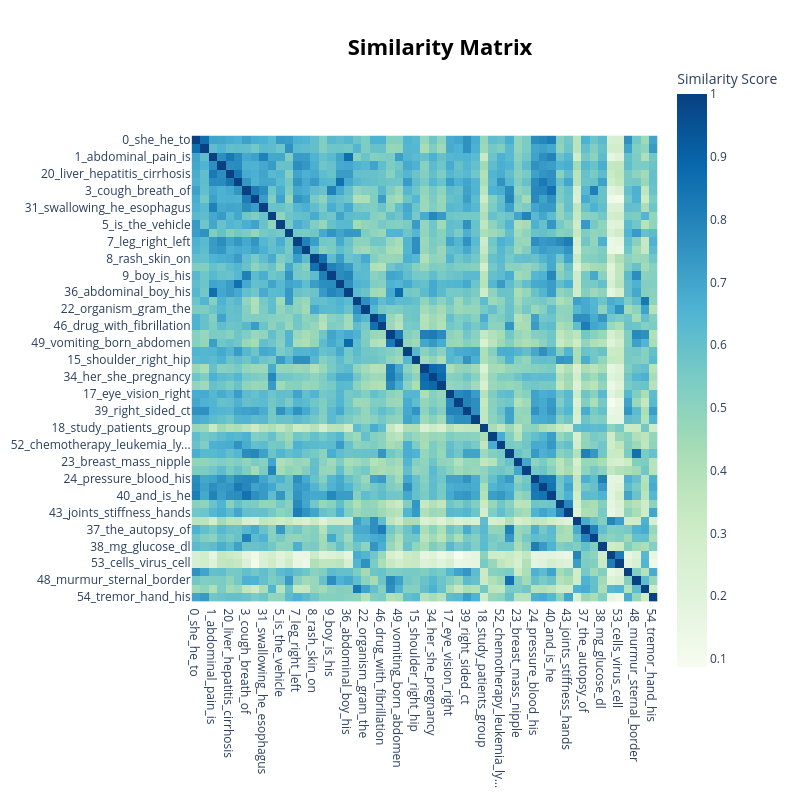

This figure's notebook cell:
### Code cell
# Topic similarity heatmap
n_show = min(30, res_bertopic['n_topics'])
topic_model.visualize_heatmap(n_clusters=n_show)

### Figure 1 — Plotly figure (JSON) as saved in the notebook; plotly's stock layout.template omitted (floating-point values rounded to 4 significant figures; data arrays with more than 128 entries replaced by an {"elided": "..."} marker saying what was removed)
{"data": [{"coloraxis": "coloraxis", "hovertemplate": "x: %{x}<br>y: %{y}<br>Similarity Score: %{z}<extra></extra>", "name": "0", "type": "heatmap", "x": ["0_she_he_to", "32_memory_she_has", "1_abdominal_pain_is", "2_urine_of_the", "20_liver_hepatitis_cirrhosis", "30_dl_count_mm3", "3_cough_breath_of", "10_chest_pain_ecg", "31_swallowing_he_esophagus", "4_she_her_menstrual", "5_is_the_vehicle", "6_his_he_mother", "7_leg_right_left", "28_back_pain_spine", "8_rash_skin_on", "29_rash_boy_the", "9_boy_is_his", "35_count_bleeding_000", "36_abdominal_boy_his", "11_genetic_of_boy", "22_organism_gram_the", "12_drug_of_the", "46_drug_with_fibrillation", "13_newborn_delivery_at", "49_vomiting_born_abdomen", "14_thyroid_neck_of", "15_shoulder_right_hip", "16_gravida_para_gestation", "34_her_she_pregnancy", "45_gestation_weeks_primigra...", "17_eye_vision_right", "27_headache_headaches_is", "39_right_sided_ct", "47_ear_hearing_tuning", "18_study_patients_group", "19_hiv_cd4_count", "52_chemotherapy_leukemia_ly...", "21_murmur_heard_sternal", "23_breast_mass_nipple", "50_pap_smear_her", "24_pressure_blood_his", "33_dl_fatigue_she", "40_and_is_he", "25_knee_pain_joint", "43_joints_stiffness_hands", "26_investigator_studying_en...", "37_the_autopsy_of", "41_fev1_of_fvc", "38_mg_glucose_dl", "42_dna_replication_amino", "53_cells_virus_cell", "44_seizure_seizures_tonic", "48_murmur_sternal_border", "51_newborn_the_infant", "54_tremor_hand_his"], "xaxis": "x", "y": ["0_she_he_to", "32_memory_she_has", "1_abdominal_pain_is", "2_urine_of_the", "20_liver_hepatitis_cirrhosis", "30_dl_count_mm3", "3_cough_breath_of", "10_chest_pain_ecg", "31_swallowing_he_esophagus", "4_she_her_menstrual", "5_is_the_vehicle", "6_his_he_mother", "7_leg_right_left", "28_back_pain_spine", "8_rash_skin_on", "29_rash_boy_the", "9_boy_is_his", "35_count_bleeding_000", "36_abdominal_boy_his", "11_genetic_of_boy", "22_organism_gram_the", "12_drug_of_the", "46_drug_with_fibrillation", "13_newborn_delivery_at", "49_vomiting_born_abdomen", "14_thyroid_neck_of", "15_shoulder_right_hip", "16_gravida_para_gestation", "34_her_she_pregnancy", "45_gestation_weeks_primigra...", "17_eye_vision_right", "27_headache_headaches_is", "39_right_sided_ct", "47_ear_hearing_tuning", "18_study_patients_group", "19_hiv_cd4_count", "52_chemotherapy_leukemia_ly...", "21_murmur_heard_sternal", "23_breast_mass_nipple", "50_pap_smear_her", "24_pressure_blood_his", "33_dl_fatigue_she", "40_and_is_he", "25_knee_pain_joint", "43_joints_stiffness_hands", "26_investigator_studying_en...", "37_the_autopsy_of", "41_fev1_of_fvc", "38_mg_glucose_dl", "42_dna_replication_amino", "53_cells_virus_cell", "44_seizure_seizures_tonic", "48_murmur_sternal_border", "51_newborn_the_infant", "54_tremor_hand_his"], "yaxis": "y", "z": {"elided": "55x55 float values"}}], "layout": {"coloraxis": {"colorbar": {"title": {"text": "Similarity Score"}}, "colorscale": [[0, "rgb(247,252,240)"], [0.125, "rgb(224,243,219)"], [0.25, "rgb(204,235,197)"], [0.375, "rgb(168,221,181)"], [0.5, "rgb(123,204,196)"], [0.625, "rgb(78,179,211)"], [0.75, "rgb(43,140,190)"], [0.875, "rgb(8,104,172)"], [1, "rgb(8,64,129)"]]}, "height": 800, "hoverlabel": {"bgcolor": "white", "font": {"family": "Rockwell", "size": 16}}, "legend": {"title": {"text": "Trend"}}, "margin": {"t": 60}, "showlegend": true, "title": {"font": {"color": "Black", "size": 22}, "text": "<b>Similarity Matrix</b>", "x": 0.55, "xanchor": "center", "y": 0.95, "yanchor": "top"}, "width": 800, "xaxis": {"anchor": "y", "constrain": "domain", "domain": [0, 1], "scaleanchor": "y"}, "yaxis": {"anchor": "x", "autorange": "reversed", "constrain": "domain", "domain": [0, 1]}}}
